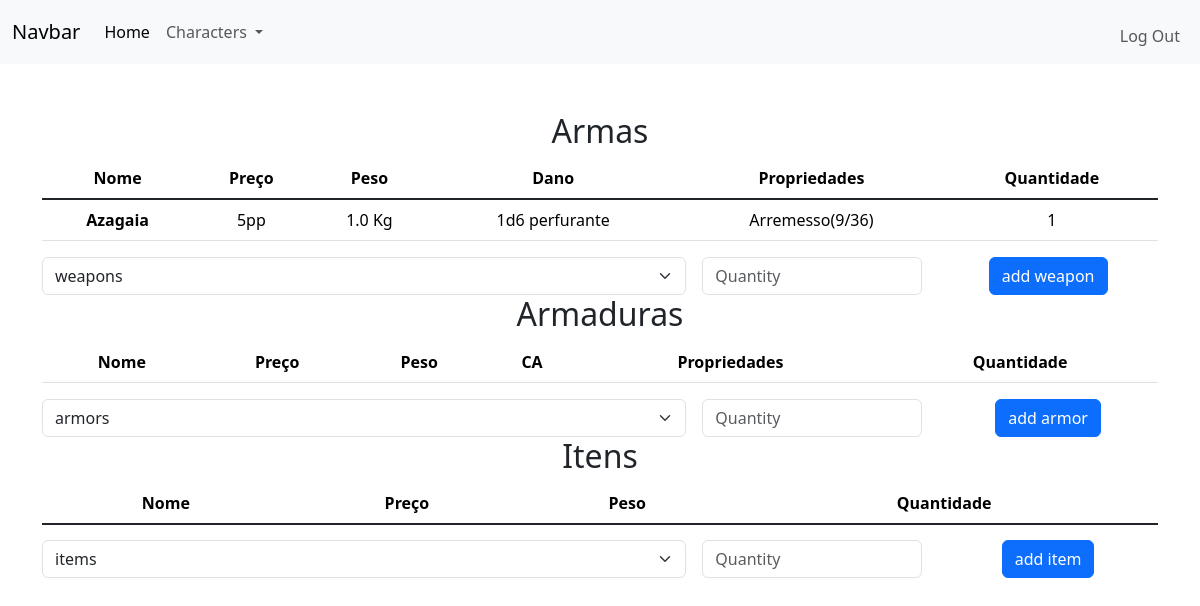
Screenshot of /inventory?char_id=3 (signed in) with the database file from the repository.
### tables this page shows
CREATE TABLE items
(
    id INTEGER PRIMARY KEY AUTOINCREMENT NOT NULL,
    type TEXT NOT NULL,
    category TEXT,
    name TEXT NOT NULL,
    price TEXT,
    weight REAL,
    damage TEXT,
    armor_class TEXT,
    description TEXT
);

### app.py (the view, shortened to what this page needs)
@app.route("/inventory", methods=["GET","POST"])
@login_required
def inventory():
    if "char_id" in request.args:
        char_id = request.args["char_id"]
    else:
        return redirect("/")
    if len(db.execute("SELECT * FROM characters WHERE user_id = ? AND id = ?", session["user_id"], char_id)) != 1:
        return redirect("/")
    charWeapons = []
    charArmors = []
    charItems = []
    inventory = db.execute("SELECT * FROM inventory WHERE char_id = ?", char_id)
    for row in inventory:
        item = db.execute("SELECT * FROM items WHERE id = ?", row["item_id"])[0]
        item.update({"quantity": row["quantity"]})
        if item["type"] == "weapon":
            charWeapons.append(item)
        elif item["type"] == "armor":
            charArmors.append(item)
        else:
            charItems.append(item)
    return render_template("inventory.html", charWeapons=charWeapons, charArmors=charArmors, charItems=charItems, items=db.execute("SELECT * FROM items"))

### app.py (called while the page is built)
@app.after_request
def after_request(response):
    response.headers["Cache-Control"] = "no-cache, no-store, must-revalidate"
    response.headers["Expires"] = 0
    response.headers["Pragma"] = "no-cache"
    return response

### functions.py (called while the page is built)
def login_required(f):
    @wraps(f)
    def decorated_function(*args, **kwargs):
        if session.get("user_id") is None:
            return redirect("/login")
        return f(*args, **kwargs)
    return decorated_function

### templates/inventory.html (shortened to what this page needs)
{% extends "layout.html" %}
{% block main %}
    <table class="table">
        <h2>Armas</h2>
        <thead>
            <tr>
                <th scope="col">Nome</th>
                <th scope="col">Preço</th>
                <th scope="col">Peso</th>
                <th scope="col">Dano</th>
                <th scope="col">Propriedades</th>
                <th scope="col">Quantidade</th>
            </tr>
        </thead>
        <tbody class="table-group-divider">
            {% for weapon in charWeapons %}
                <tr>
                    <th scope="row">{{weapon.name}}</th>
                    <td>{{weapon.price}}</td>
                    <td>{{weapon.weight}} Kg</td>
                    <td>{{weapon.damage}}</td>
                    <td>{{weapon.description}}</td>
                    <td>{{weapon.quantity}}</td>
                </tr>
            {% endfor %}
        </tbody>
    </table>
    <form action="#" method="POST">
        <div class="row g-3">
            <div class="col-sm-7">
                <select name="item_id" class="form-select" aria-label="Default select example">
                    <option selected value="0">weapons</option>
                </select>
            </div>
            <div class="col-sm">
                <input type="number" class="form-control" name="quantity" placeholder="Quantity" aria-label="State">
            </div>
            <div class="col-sm">
                <button type="submit" class="btn btn-primary">add weapon</button>
            </div>
        </div>
    </form>
    <table class="table">
        <h2>Armaduras</h2>
        <thead>
            <tr>
                <th scope="col">Nome</th>
                <th scope="col">Preço</th>
                <th scope="col">Peso</th>
                <th scope="col">CA</th>
                <th scope="col">Propriedades</th>
                <th scope="col">Quantidade</th>
            </tr>
        </thead>
    </table>
    <form action="#" method="POST">
        <div class="row g-3">
            <div class="col-sm-7">
                <select name="item_id" class="form-select" aria-label="Default select example">
                    <option selected value="0">armors</option>
                </select>
            </div>
            <div class="col-sm">
                <input type="number" class="form-control" name="quantity" placeholder="Quantity" aria-label="State">
            </div>
            <div class="col-sm">
                <button type="submit" class="btn btn-primary">add armor</button>
            </div>
        </div>
    </form>
    <table class="table">
        <h2>Itens</h2>
        <thead>
            <tr>
                <th scope="col">Nome</th>
                <th scope="col">Preço</th>
                <th scope="col">Peso</th>
                <th scope="col">Quantidade</th>
            </tr>
        </thead>
    </table>
    <form action="#" method="POST">
        <div class="row g-3">
            <div class="col-sm-7">
                <select name="item_id" class="form-select" aria-label="Default select example">
                    <option selected value="0">items</option>
                </select>
            </div>
            <div class="col-sm">
                <input type="number" class="form-control" name="quantity" placeholder="Quantity" aria-label="State">
            </div>
            <div class="col-sm">
                <button type="submit" class="btn btn-primary">add item</button>
            </div>
        </div>
    </form>
{% endblock %}

### rows the page displays
items: name "Azagaia", price "5pp", weight "1.0", damage "1d6 perfurante", description "Arremesso(9/36)", quantity "1"
